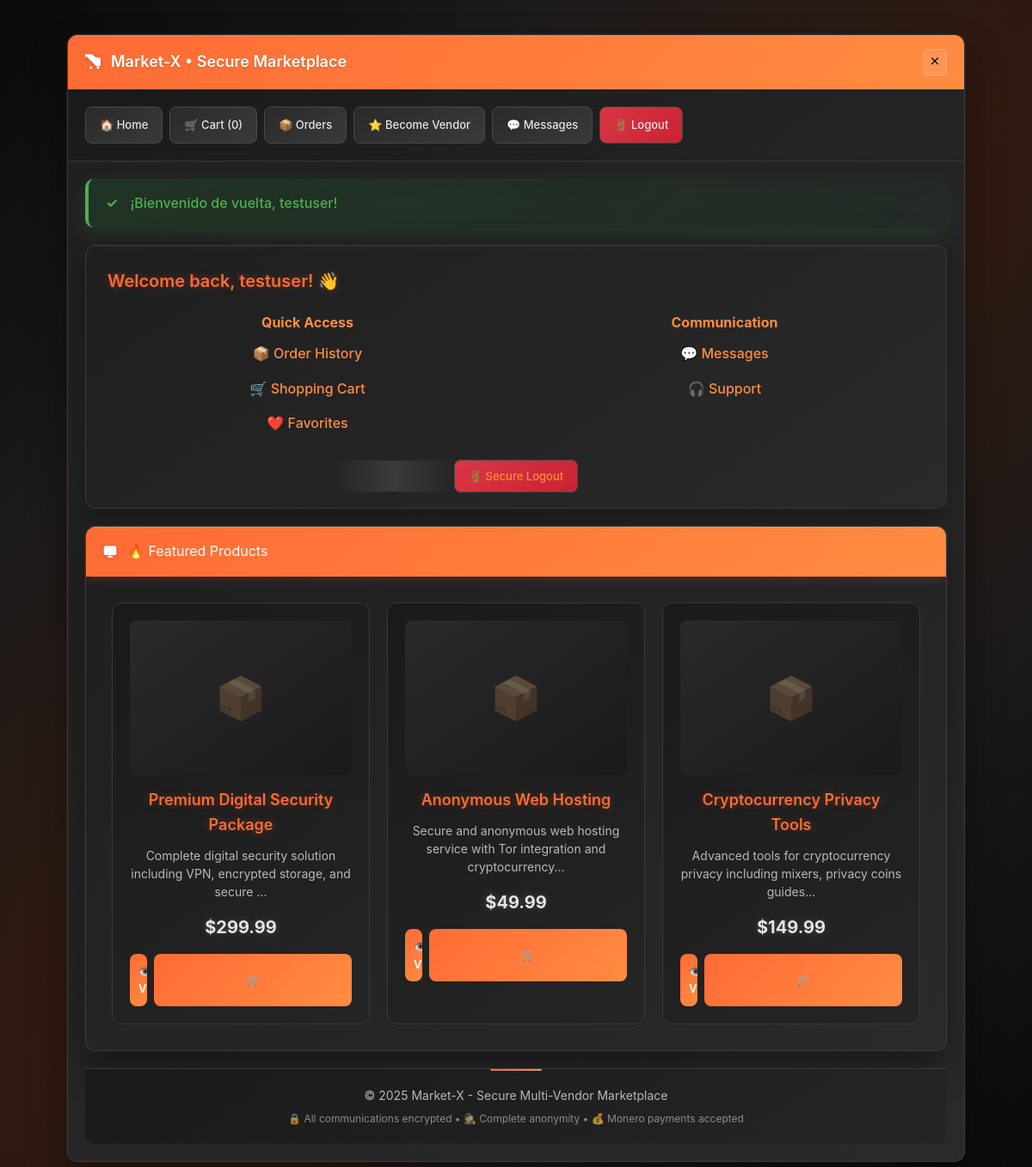
Page /index.php (signed in) on the committed database.
### tables this page shows
CREATE TABLE `products` (
  `id` int(11) NOT NULL,
  `vendor_id` int(11) DEFAULT NULL,
  `name` varchar(255) NOT NULL,
  `description` text DEFAULT NULL,
  `price` decimal(10,2) NOT NULL,
  `stock_quantity` int(11) DEFAULT 0,
  `category` varchar(100) DEFAULT 'general',
  `image` varchar(255) DEFAULT NULL,
  `status` enum('active','inactive','pending_approval') DEFAULT 'pending_approval',
  `views_count` int(11) DEFAULT 0,
  `sales_count` int(11) DEFAULT 0,
  `created_at` timestamp NOT NULL DEFAULT current_timestamp(),
  `updated_at` timestamp NOT NULL DEFAULT current_timestamp() ON UPDATE current_timestamp()
);

### index.php (the view, shortened to what this page needs)
<?php
require_once 'includes/db.php';
$cart_count = 0;
$products = [];
try {
    $stmt = $conn->prepare("
        SELECT p.*, u.username as vendor_name, v.business_name, v.rating_average, v.rating_count,
               COALESCE(v.business_name, u.username) as display_vendor
        FROM products p
        LEFT JOIN vendors v ON p.vendor_id = v.id
        LEFT JOIN users u ON v.user_id = u.id
        WHERE p.status = 'active'
        ORDER BY p.created_at DESC
        LIMIT 20
    ");
    $stmt->execute();
    $products = $stmt->fetchAll(PDO::FETCH_ASSOC);
} catch (Exception $e) {
    try {
        $stmt = $conn->query("SELECT * FROM products ORDER BY created_at DESC LIMIT 20");
        $products = $stmt->fetchAll(PDO::FETCH_ASSOC);
    } catch (Exception $e2) {
        $_SESSION['error'] = "Error loading products: " . $e2->getMessage();
        $products = [];
    }
}
?><!DOCTYPE html>
<html lang="es">
<head>
    <link rel="stylesheet" href="assets/styles.css">
</head>
<body>
    <div class="container">
        <div class="xp-window">
            <div class="xp-titlebar">
                <div class="title-content">
                    <span class="title-text">Market-X • Secure Marketplace</span>
                </div>
                <button class="close-button" onclick="alert('🔒 Secure Session Active')">
                    <svg xmlns="http://www.w3.org/2000/svg" width="14" height="14" viewBox="0 0 24 24" fill="none" stroke="currentColor" stroke-width="2" stroke-linecap="round" stroke-linejoin="round">
                        <path d="M18 6 6 18"/>
                        <path d="m6 6 12 12"/>
                    </svg>
                </button>
            </div>
            <div class="navigation">
                <a href="index.php" class="xp-button">🏠 Home</a>
                <a href="cart.php" class="xp-button">🛒 Cart (<?php echo $cart_count; ?>)</a>
                <a href="orders.php" class="xp-button">📦 Orders</a>
                <?php if (isset($_SESSION['is_vendor']) && $_SESSION['is_vendor']): ?>
                    <a href="vendor_dashboard.php" class="xp-button">🏪 Vendor</a>
                <?php else: ?>
                    <a href="vendor_upgrade.php" class="xp-button">⭐ Become Vendor</a>
                <?php endif; ?>
                <a href="messages.php" class="xp-button">💬 Messages</a>
                <a href="?logout" class="xp-button" style="background: linear-gradient(135deg, #dc3545, #c82333);">🚪 Logout</a>
            </div>
            <?php if (isset($_SESSION['success'])): ?>
                <div class="notification success">
                    <span class="icon">✓</span>
                    <?php echo htmlspecialchars($_SESSION['success']); unset($_SESSION['success']); ?>
                </div>
            <?php endif; ?>
            <div class="user-dashboard">
                <h3>Welcome back, <?php echo htmlspecialchars($_SESSION['username'] ?? 'User'); ?>! 👋</h3>
                <div style="display: grid; grid-template-columns: repeat(auto-fit, minmax(200px, 1fr)); gap: 20px; margin: 20px 0;">
                    <div style="text-align: center;">
                        <h4 style="color: #ff8c42; margin-bottom: 10px;">Quick Access</h4>
                        <p><a href="orders.php">📦 Order History</a></p>
                        <p><a href="cart.php">🛒 Shopping Cart</a></p>
                        <p><a href="user_favorites.php">❤️ Favorites</a></p>
                    </div>
                    <div style="text-align: center;">
                        <h4 style="color: #ff8c42; margin-bottom: 10px;">Communication</h4>
                        <p><a href="messages.php">💬 Messages</a></p>
                        <p><a href="support.php">🎧 Support</a></p>
                    </div>
                </div>
                <div style="text-align: center; margin-top: 20px;">
                    <a href="?logout" class="xp-button" style="background: linear-gradient(135deg, #dc3545, #c82333);">🚪 Secure Logout</a>
                </div>
            </div>
            <div class="xp-window products-window">
                <div class="xp-titlebar">
                    <div class="title-content">
                        <svg xmlns="http://www.w3.org/2000/svg" width="16" height="16" viewBox="0 0 24 24" fill="none" stroke="currentColor" stroke-width="2" stroke-linecap="round" stroke-linejoin="round">
                            <rect x="2" y="3" width="20" height="14" rx="2" ry="2"/>
                            <line x1="8" y1="21" x2="16" y2="21"/>
                            <line x1="12" y1="17" x2="12" y2="21"/>
                        </svg>
                        <span>🔥 Featured Products</span>
                    </div>
                </div>
                <?php if (empty($products)): ?>
                    <div style="padding: 40px; text-align: center; color: #b8b8b8;">
                        <h3 style="color: #ff6b35;">📦 No Products Available</h3>
                        <p>The marketplace is being prepared. Check back soon for amazing products!</p>
                        <?php if (isset($_SESSION['user_id']) && isset($_SESSION['is_vendor']) && $_SESSION['is_vendor']): ?>
                            <p style="margin-top: 15px;">
                                <a href="vendor_add_product.php" class="xp-button">➕ Add Your Products</a>
                            </p>
                        <?php elseif (isset($_SESSION['user_id'])): ?>
                            <p style="margin-top: 15px;">
                                <a href="vendor_upgrade.php" class="xp-button">🏪 Become a Vendor</a>
                            </p>
                        <?php endif; ?>
                    </div>
                <?php else: ?>
                    <div class="products-grid">
                        <?php foreach ($products as $product): ?>
                            <div class="xp-product">
                                <?php if (!empty($product['image']) && file_exists('uploads/' . $product['image'])): ?>
                                    <img src="uploads/<?php echo htmlspecialchars($product['image']); ?>" alt="<?php echo htmlspecialchars($product['name']); ?>" />
                                <?php else: ?>
                                    <div style="width: 100%; height: 180px; background: linear-gradient(145deg, #2a2a2a, #1a1a1a); border-radius: 8px; display: flex; align-items: center; justify-content: center; margin-bottom: 15px;">
                                        <span style="font-size: 48px; opacity: 0.3;">📦</span>
                                    </div>
                                <?php endif; ?>
                                <h3><?php echo htmlspecialchars($product['name']); ?></h3>
                                <p class="specs"><?php echo htmlspecialchars(substr($product['description'], 0, 80)); ?><?php echo strlen($product['description']) > 80 ? '...' : ''; ?></p>
                                <p class="price">$<?php echo number_format($product['price'], 2); ?></p>
                                <div style="display: flex; gap: 8px; width: 100%;">
                                    <a href="product.php?id=<?php echo htmlspecialchars($product['id']); ?>" class="xp-button" style="flex: 1; text-align: center; padding: 10px;">
                                        👁️ View
                                    </a>
                                    <button onclick="addToCart(<?php echo $product['id']; ?>)" class="xp-button" style="padding: 10px;">
                                        🛒
                                    </button>
                                </div>
                            </div>
                        <?php endforeach; ?>
                    </div>
                <?php endif; ?>
            </div>
            <div class="footer">
                <p>© 2025 Market-X - Secure Multi-Vendor Marketplace</p>
                <p style="margin-top: 5px; font-size: 12px; opacity: 0.7;">
                    🔒 All communications encrypted • 🕵️ Complete anonymity • 💰 Monero payments accepted
                </p>
            </div>
        </div>
    </div>
</body>
</html>

### rows in the picture
products: name "Premium Digital Security Package", description "Complete digital security solution including VPN, encrypted storage, and secure", price "299.99"
products: name "Anonymous Web Hosting", description "Secure and anonymous web hosting service with Tor integration and cryptocurrency", price "49.99"
products: name "Cryptocurrency Privacy Tools", description "Advanced tools for cryptocurrency privacy including mixers, privacy coins guides", price "149.99"

### other values in the picture
$cart_count "0"
$_SESSION['success'] "¡Bienvenido de vuelta, testuser!"
$_SESSION['username'] "testuser"
